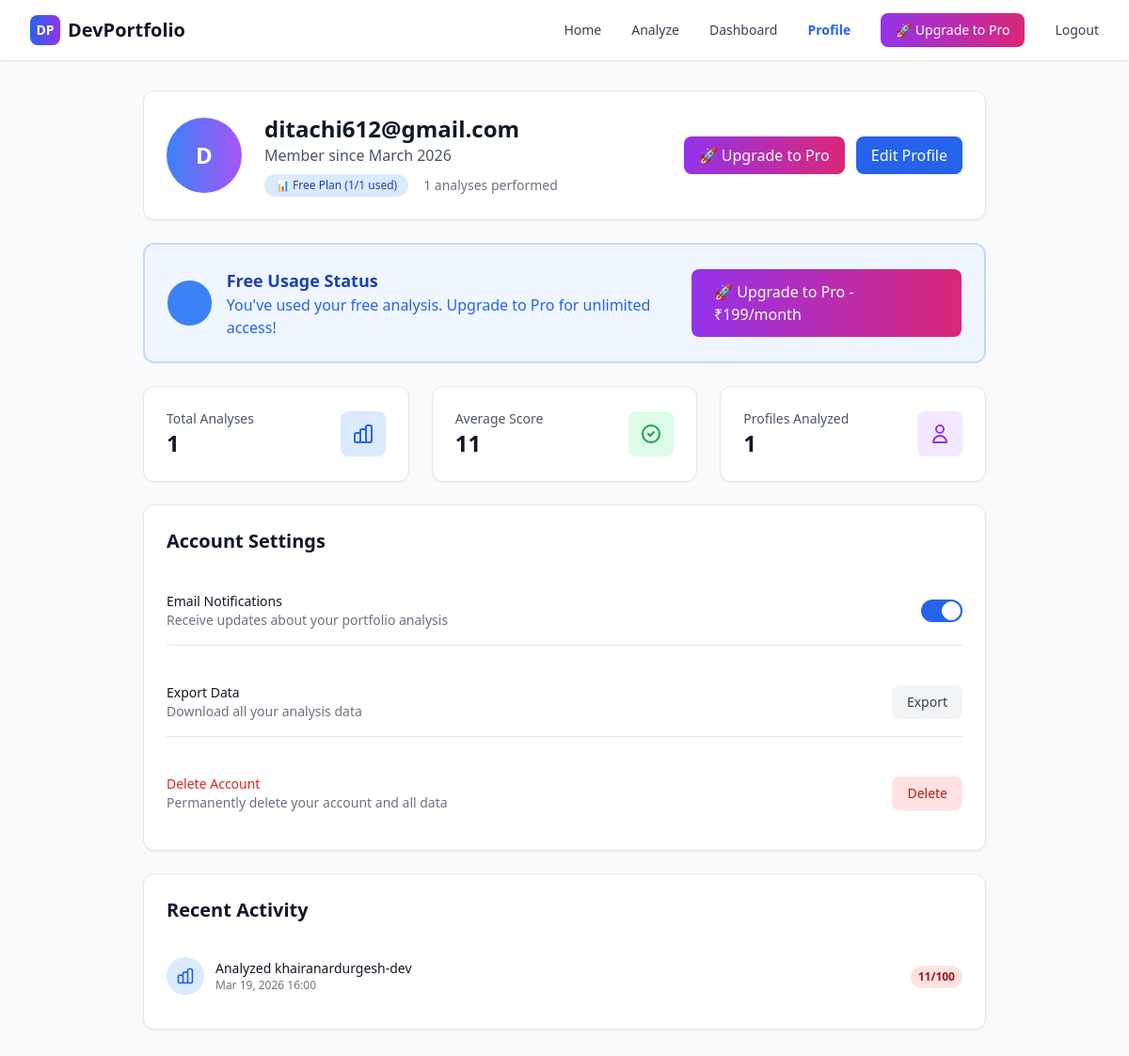
Page /profile/ (signed in) on the committed database.
### analyzer/models.py (models this page shows, shortened)
class UserProfile(models.Model):
    user = models.OneToOneField(settings.AUTH_USER_MODEL, on_delete=models.CASCADE, related_name="profile")
    is_pro = models.BooleanField(default=False)
    free_usage_count = models.IntegerField(default=0)
    created_at = models.DateTimeField(auto_now_add=True)
    class Meta:
        verbose_name = "User Profile"
        verbose_name_plural = "User Profiles"

class ReportHistory(models.Model):
    user = models.ForeignKey(settings.AUTH_USER_MODEL, on_delete=models.CASCADE, related_name="report_history")
    username = models.CharField(max_length=39)
    score = models.IntegerField()
    repo_count = models.IntegerField()
    stars = models.IntegerField()
    language_counts = models.JSONField(default=dict)
    top_languages = models.JSONField(default=list)
    strengths = models.JSONField(default=list)
    weaknesses = models.JSONField(default=list)
    ai_feedback = models.TextField(blank=True)
    created_at = models.DateTimeField(auto_now_add=True)
    class Meta:
        ordering = ['-created_at']

### analyzer/views.py (the view)
# urls.py: path('profile/', profile, name='profile'),
@login_required
def profile(request):
    user_analyses = ReportHistory.objects.filter(user=request.user)
    total_analyses = user_analyses.count()
    unique_profiles = user_analyses.values('username').distinct().count()
    try:
        user_profile = request.user.profile
    except UserProfile.DoesNotExist:
        user_profile = UserProfile.objects.create(
            user=request.user,
            is_pro=False,
            free_usage_count=0
        )
    avg_score = user_analyses.aggregate(avg_score=Avg('score'))['avg_score'] or 0
    average_score = round(avg_score, 1)
    recent_analyses = user_analyses.order_by('-created_at')[:5]
    return render(request, 'profile.html', {
        'total_analyses': total_analyses,
        'unique_profiles': unique_profiles,
        'average_score': average_score,
        'recent_analyses': recent_analyses,
        'user_profile': user_profile,
    })

### analyzer/templates/profile.html (shortened to what this page needs)
<!DOCTYPE html>
<html lang="en">
<head>
<script src="https://cdn.tailwindcss.com"></script>
</head>
<body class="bg-gray-50">
<nav class="fixed top-0 w-full bg-white/95 backdrop-blur-md border-b border-gray-200 shadow-sm z-50">
  <div class="max-w-7xl mx-auto px-4 sm:px-6 lg:px-8">
    <div class="flex justify-between items-center h-16">
      <div class="flex items-center gap-2">
        <div class="w-8 h-8 bg-gradient-to-r from-blue-600 to-purple-600 rounded-lg flex items-center justify-center">
          <span class="text-white font-bold text-sm">DP</span>
        </div>
        <div class="font-bold text-xl text-gray-900">DevPortfolio</div>
      </div>
      <div class="hidden md:flex items-center gap-8 text-sm font-medium">
        <a href="/" class="text-gray-700 hover:text-blue-600 transition-colors">Home</a>
        <a href="/analyze/" class="text-gray-700 hover:text-blue-600 transition-colors">Analyze</a>
        <a href="/history/" class="text-gray-700 hover:text-blue-600 transition-colors">Dashboard</a>
        <a href="/profile/" class="text-blue-600 font-semibold">Profile</a>
        {% if user_profile and not user_profile.is_pro %}
          <a href="/upgrade/" class="bg-gradient-to-r from-purple-600 to-pink-600 text-white px-4 py-2 rounded-lg hover:from-purple-700 hover:to-pink-700 transition-colors font-medium">
            🚀 Upgrade to Pro
          </a>
        {% endif %}
        <button onclick="confirmLogout()" class="text-gray-700 hover:text-red-600 transition-colors">Logout</button>
      </div>
    </div>
  </div>
</nav>
<main class="pt-24 pb-12 px-4 sm:px-6 lg:px-8">
  <div class="max-w-4xl mx-auto">
    <div class="bg-white rounded-xl shadow-sm border border-gray-200 p-6 mb-6">
      <div class="flex items-center gap-6">
        <div class="w-20 h-20 bg-gradient-to-r from-blue-500 to-purple-500 rounded-full flex items-center justify-center">
          <span class="text-white font-bold text-2xl">{{ user.username|first|upper }}</span>
        </div>
        <div class="flex-1">
          <h1 class="text-2xl font-bold text-gray-900">{{ user.username }}</h1>
          <p class="text-gray-600">Member since {{ user.date_joined|date:"F Y" }}</p>
          <div class="flex items-center gap-4 mt-2">
            {% if user_profile.is_pro %}
              <span class="inline-flex items-center px-3 py-1 rounded-full text-xs font-medium bg-green-100 text-green-800">
                🌟 Pro Member
              </span>
            {% else %}
              <span class="inline-flex items-center px-3 py-1 rounded-full text-xs font-medium bg-blue-100 text-blue-800">
                📊 Free Plan ({{ user_profile.free_usage_count }}/1 used)
              </span>
            {% endif %}
            <span class="text-sm text-gray-500">
              {{ total_analyses }} analyses performed
            </span>
          </div>
        </div>
        <div class="flex gap-3">
          {% if not user_profile.is_pro %}
            <a href="/upgrade/" class="px-4 py-2 bg-gradient-to-r from-purple-600 to-pink-600 text-white rounded-lg hover:from-purple-700 hover:to-pink-700 transition-colors font-medium">
              🚀 Upgrade to Pro
            </a>
          {% endif %}
          <button onclick="editProfile()" class="px-4 py-2 bg-blue-600 text-white rounded-lg hover:bg-blue-700 transition-colors">
            Edit Profile
          </button>
        </div>
      </div>
    </div>
    {% if not user_profile.is_pro %}
      <div class="bg-blue-50 border-2 border-blue-200 rounded-xl p-6 mb-6">
        <div class="flex items-center justify-between">
          <div class="flex items-center gap-4">
            <div class="w-12 h-12 bg-blue-500 rounded-full flex items-center justify-center">
            </div>
            <div>
              <h3 class="text-lg font-semibold text-blue-800">Free Usage Status</h3>
              <p class="text-blue-600">
                {% if user_profile.free_usage_count >= 1 %}
                  You've used your free analysis. Upgrade to Pro for unlimited access!
                {% else %}
                  {{ user_profile.free_usage_remaining }} free analysis remaining
                {% endif %}
              </p>
            </div>
          </div>
          <a href="/upgrade/" class="bg-gradient-to-r from-purple-600 to-pink-600 text-white px-6 py-3 rounded-lg hover:from-purple-700 hover:to-pink-700 transition-colors font-medium">
            🚀 Upgrade to Pro - ₹199/month
          </a>
        </div>
      </div>
    {% endif %}
    <div class="grid grid-cols-1 md:grid-cols-3 gap-6 mb-6">
      <div class="bg-white rounded-xl shadow-sm border border-gray-200 p-6">
        <div class="flex items-center justify-between">
          <div>
            <p class="text-sm font-medium text-gray-600">Total Analyses</p>
            <p class="text-2xl font-bold text-gray-900">{{ total_analyses }}</p>
          </div>
          <div class="w-12 h-12 bg-blue-100 rounded-lg flex items-center justify-center">
          </div>
        </div>
      </div>
      <div class="bg-white rounded-xl shadow-sm border border-gray-200 p-6">
        <div class="flex items-center justify-between">
          <div>
            <p class="text-sm font-medium text-gray-600">Average Score</p>
            <p class="text-2xl font-bold text-gray-900">{{ average_score|floatformat:0 }}</p>
          </div>
          <div class="w-12 h-12 bg-green-100 rounded-lg flex items-center justify-center">
            <svg class="w-6 h-6 text-green-600" fill="none" stroke="currentColor" viewBox="0 0 24 24">
              <path stroke-linecap="round" stroke-linejoin="round" stroke-width="2" d="M9 12l2 2 4-4m6 2a9 9 0 11-18 0 9 9 0 0118 0z"></path>
            </svg>
          </div>
        </div>
      </div>
      <div class="bg-white rounded-xl shadow-sm border border-gray-200 p-6">
        <div class="flex items-center justify-between">
          <div>
            <p class="text-sm font-medium text-gray-600">Profiles Analyzed</p>
            <p class="text-2xl font-bold text-gray-900">{{ unique_profiles }}</p>
          </div>
          <div class="w-12 h-12 bg-purple-100 rounded-lg flex items-center justify-center">
            <svg class="w-6 h-6 text-purple-600" fill="none" stroke="currentColor" viewBox="0 0 24 24">
              <path stroke-linecap="round" stroke-linejoin="round" stroke-width="2" d="M16 7a4 4 0 11-8 0 4 4 0 018 0zM12 14a7 7 0 00-7 7h14a7 7 0 00-7-7z"></path>
            </svg>
          </div>
        </div>
      </div>
    </div>
    <div class="bg-white rounded-xl shadow-sm border border-gray-200 p-6 mb-6">
      <h2 class="text-xl font-semibold text-gray-900 mb-6">Account Settings</h2>
      <div class="space-y-6">
        <div class="flex items-center justify-between py-4 border-b border-gray-200">
          <div>
            <h3 class="text-sm font-medium text-gray-900">Email Notifications</h3>
            <p class="text-sm text-gray-500">Receive updates about your portfolio analysis</p>
          </div>
          <label class="relative inline-flex items-center cursor-pointer">
            <div class="w-11 h-6 bg-gray-200 peer-focus:outline-none peer-focus:ring-4 peer-focus:ring-blue-300 rounded-full peer peer-checked:after:translate-x-full peer-checked:after:border-white after:content-[''] after:absolute after:top-[2px] after:left-[2px] after:bg-white after:border-gray-300 after:border after:rounded-full after:h-5 after:w-5 after:transition-all peer-checked:bg-blue-600"></div>
          </label>
        </div>
        <div class="flex items-center justify-between py-4 border-b border-gray-200">
          <div>
            <h3 class="text-sm font-medium text-gray-900">Export Data</h3>
            <p class="text-sm text-gray-500">Download all your analysis data</p>
          </div>
          <button onclick="exportData()" class="px-4 py-2 text-sm bg-gray-100 text-gray-700 rounded-lg hover:bg-gray-200 transition-colors">
            Export
          </button>
        </div>
        <div class="flex items-center justify-between py-4">
          <div>
            <h3 class="text-sm font-medium text-red-600">Delete Account</h3>
            <p class="text-sm text-gray-500">Permanently delete your account and all data</p>
          </div>
          <button onclick="confirmDeleteAccount()" class="px-4 py-2 text-sm bg-red-100 text-red-700 rounded-lg hover:bg-red-200 transition-colors">
            Delete
          </button>
        </div>
      </div>
    </div>
    <div class="bg-white rounded-xl shadow-sm border border-gray-200 p-6">
      <h2 class="text-xl font-semibold text-gray-900 mb-6">Recent Activity</h2>
      {% if recent_analyses %}
      <div class="space-y-4">
        {% for analysis in recent_analyses %}
        <div class="flex items-center justify-between py-3 border-b border-gray-100 last:border-0">
          <div class="flex items-center gap-3">
            <div class="w-10 h-10 bg-blue-100 rounded-full flex items-center justify-center">
            </div>
            <div>
              <p class="text-sm font-medium text-gray-900">Analyzed {{ analysis.username }}</p>
              <p class="text-xs text-gray-500">{{ analysis.created_at|date:"M d, Y H:i" }}</p>
            </div>
          </div>
          <div class="text-right">
            <span class="inline-flex px-2 py-1 text-xs font-semibold rounded-full
              {% if analysis.score >= 70 %}bg-green-100 text-green-800
              {% elif analysis.score >= 40 %}bg-yellow-100 text-yellow-800
              {% else %}bg-red-100 text-red-800{% endif %}">
              {{ analysis.score }}/100
            </span>
          </div>
        </div>
        {% endfor %}
      </div>
      {% endif %}
    </div>
  </div>
</main>
</body>
</html>

### rows in the picture
UserProfile: free_usage_count "1"
ReportHistory: username "khairanardurgesh-dev", created_at "Mar 19, 2026 16:00", score "11"

### other values in the picture
{{ user.username|first|upper }} "D"
{{ user.username }} "ditachi612@gmail.com"
{{ user.date_joined|date:"F Y" }} "March 2026"
{{ total_analyses }} "1"
{{ average_score|floatformat:0 }} "11"
{{ unique_profiles }} "1"
